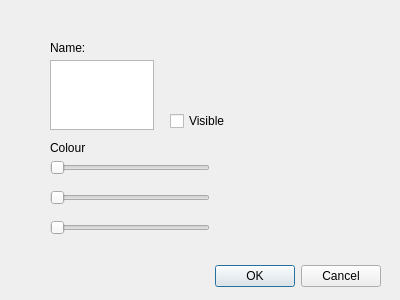
<?xml version="1.0" encoding="UTF-8"?>
<ui version="4.0">
 <class>OptionDialog</class>
 <widget class="QDialog" name="OptionDialog">
  <property name="geometry">
   <rect>
    <x>0</x>
    <y>0</y>
    <width>400</width>
    <height>300</height>
   </rect>
  </property>
  <property name="windowTitle">
   <string>Dialog</string>
  </property>
  <widget class="QDialogButtonBox" name="buttonBox">
   <property name="geometry">
    <rect>
     <x>40</x>
     <y>260</y>
     <width>341</width>
     <height>32</height>
    </rect>
   </property>
   <property name="orientation">
    <enum>Qt::Horizontal</enum>
   </property>
   <property name="standardButtons">
    <set>QDialogButtonBox::Cancel|QDialogButtonBox::Ok</set>
   </property>
  </widget>
  <widget class="QSlider" name="horizontalSlider">
   <property name="geometry">
    <rect>
     <x>50</x>
     <y>160</y>
     <width>160</width>
     <height>16</height>
    </rect>
   </property>
   <property name="orientation">
    <enum>Qt::Horizontal</enum>
   </property>
  </widget>
  <widget class="QPlainTextEdit" name="plainTextEdit">
   <property name="geometry">
    <rect>
     <x>50</x>
     <y>60</y>
     <width>104</width>
     <height>70</height>
    </rect>
   </property>
  </widget>
  <widget class="QSlider" name="horizontalSlider_2">
   <property name="geometry">
    <rect>
     <x>50</x>
     <y>190</y>
     <width>160</width>
     <height>16</height>
    </rect>
   </property>
   <property name="orientation">
    <enum>Qt::Horizontal</enum>
   </property>
  </widget>
  <widget class="QSlider" name="horizontalSlider_3">
   <property name="geometry">
    <rect>
     <x>50</x>
     <y>220</y>
     <width>160</width>
     <height>16</height>
    </rect>
   </property>
   <property name="orientation">
    <enum>Qt::Horizontal</enum>
   </property>
  </widget>
  <widget class="QLabel" name="label">
   <property name="geometry">
    <rect>
     <x>50</x>
     <y>40</y>
     <width>121</width>
     <height>16</height>
    </rect>
   </property>
   <property name="text">
    <string>Name:</string>
   </property>
  </widget>
  <widget class="QCheckBox" name="checkBox">
   <property name="geometry">
    <rect>
     <x>170</x>
     <y>110</y>
     <width>77</width>
     <height>22</height>
    </rect>
   </property>
   <property name="text">
    <string>Visible</string>
   </property>
  </widget>
  <widget class="QLabel" name="label_2">
   <property name="geometry">
    <rect>
     <x>50</x>
     <y>140</y>
     <width>161</width>
     <height>16</height>
    </rect>
   </property>
   <property name="text">
    <string>Colour</string>
   </property>
  </widget>
  <widget class="QLabel" name="label_3">
   <property name="geometry">
    <rect>
     <x>50</x>
     <y>240</y>
     <width>161</width>
     <height>16</height>
    </rect>
   </property>
   <property name="text">
    <string/>
   </property>
  </widget>
 </widget>
 <resources/>
 <connections>
  <connection>
   <sender>buttonBox</sender>
   <signal>accepted()</signal>
   <receiver>OptionDialog</receiver>
   <slot>accept()</slot>
   <hints>
    <hint type="sourcelabel">
     <x>248</x>
     <y>254</y>
    </hint>
    <hint type="destinationlabel">
     <x>157</x>
     <y>274</y>
    </hint>
   </hints>
  </connection>
  <connection>
   <sender>buttonBox</sender>
   <signal>rejected()</signal>
   <receiver>OptionDialog</receiver>
   <slot>reject()</slot>
   <hints>
    <hint type="sourcelabel">
     <x>316</x>
     <y>260</y>
    </hint>
    <hint type="destinationlabel">
     <x>286</x>
     <y>274</y>
    </hint>
   </hints>
  </connection>
 </connections>
</ui>
